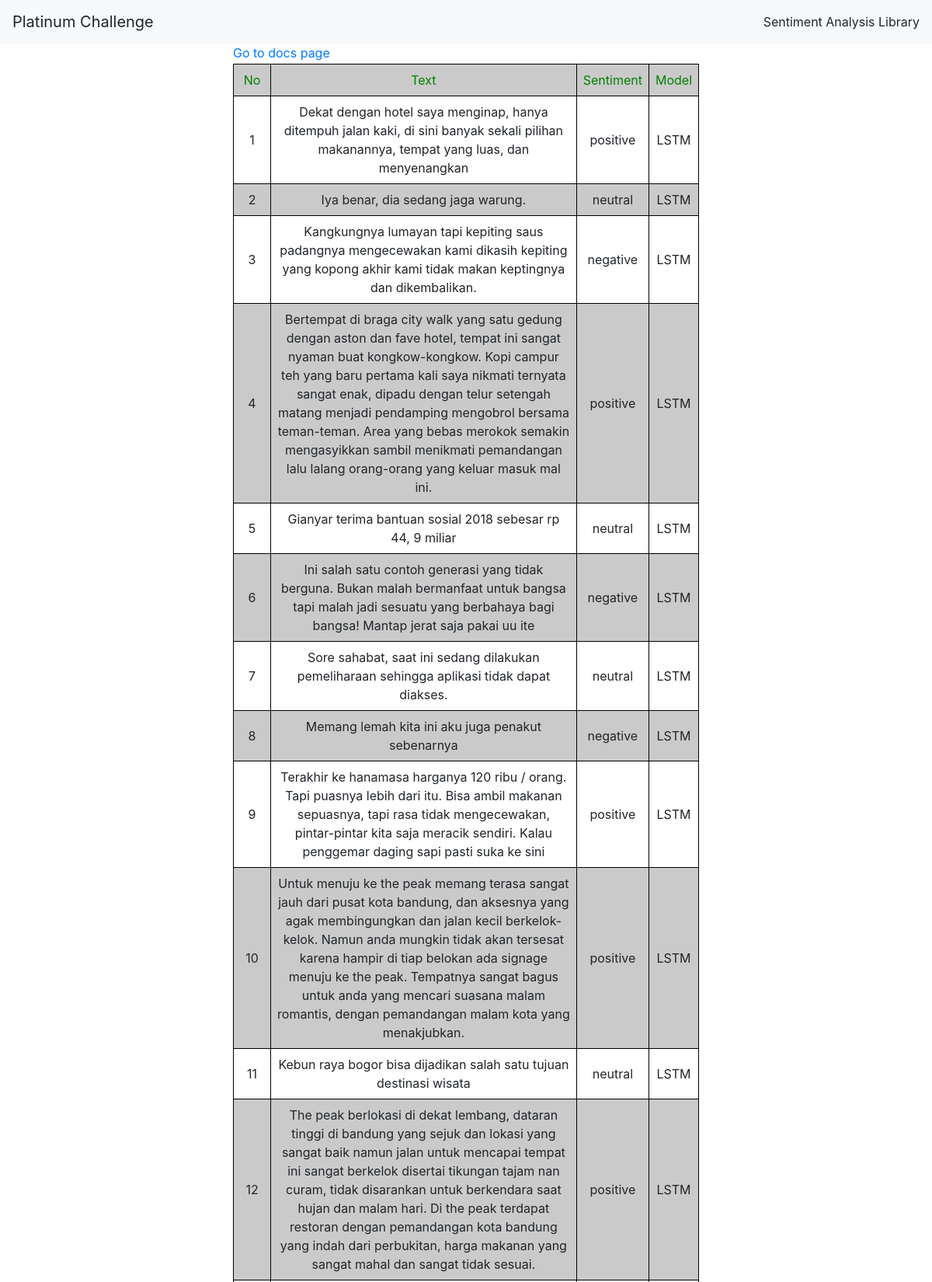
The page / (upper part) on the database its author committed.
### tables this page shows
CREATE TABLE sentiment_analysis_library (id INTEGER PRIMARY KEY AUTOINCREMENT, text varchar(255), sentiment varchar(255), tipe varchar(255));

### .ipynb_checkpoints/main-checkpoint.py (the view)
@app.route('/')
def home():
    conn = db_connection()
    posts = conn.execute('SELECT * FROM sentiment_analysis_library').fetchall()
    conn.close()
    return render_template("index.html", posts=posts)

### .ipynb_checkpoints/main-checkpoint.py (called while the page is built)
def db_connection():
    conn = sqlite3.connect('sql.db', check_same_thread=False)
    c = conn.cursor()
    conn.execute('''CREATE TABLE IF NOT EXISTS sentiment_analysis_library (id INTEGER PRIMARY KEY AUTOINCREMENT, text varchar(255), sentiment varchar(255), tipe varchar(255));''')
    conn.row_factory = sqlite3.Row
    return conn

### templates/index.html (shortened to what this page needs)
<!DOCTYPE html>
<html lang="en">
  <head>
    <link rel="stylesheet" href="https://cdn.jsdelivr.net/npm/bootstrap@4.0.0/dist/css/bootstrap.min.css" />
  </head>
  <body>
    <nav class="navbar navbar-light bg-light justify-content-between">
      <a class="navbar-brand">Platinum Challenge</a>
      <form class="form-inline my-2 my-lg-0">Sentiment Analysis Library</form>
    </nav>
    <div class="content">
      <a type="button" href="http://127.0.0.1:5000/docs/">Go to docs page</a>
      <table style="text-align: center">
        <th>
          <tr style="color: green">
            <td>No</td>
            <td>Text</td>
            <td>Sentiment</td>
            <td>Model</td>
          </tr>
        </th>
        {% set count = namespace(value=1) %}
        {%for i in posts%}
        <tr>
          <td>{{count.value}}</td>
          <td>{{i['text']}}</td>
          <td>{{i['sentiment']}}</td>
          <td>{{i['tipe']}}</td>
        </tr>
        {% set count.value = count.value + 1 %} {%endfor%}
      </table>
    </div>
  </body>
</html>

### templates/index.html (style rules this page uses)
.content { max-width: 600px; margin: auto; }
tr:nth-of-type(2n) { border: 1px solid black; background-color: rgba(150, 150, 150, 0.5); }
td { padding: 8px 8px; border: 1px solid black; }

### rows shown on the page
sentiment_analysis_library: value "1", text "Dekat dengan hotel saya menginap, hanya ditempuh jalan kaki, di sini banyak sekali pilihan makanannya, tempat yang luas, dan menyenangkan", sentiment "positive", tipe "LSTM"
sentiment_analysis_library: value "2", text "Iya benar, dia sedang jaga warung.", sentiment "neutral", tipe "LSTM"
sentiment_analysis_library: value "3", text "Kangkungnya lumayan tapi kepiting saus padangnya mengecewakan kami dikasih kepiting yang kopong akhir kami tidak makan keptingnya dan dikembalikan.", sentiment "negative", tipe "LSTM"
sentiment_analysis_library: value "4", text "Bertempat di braga city walk yang satu gedung dengan aston dan fave hotel, tempat ini sangat nyaman buat kongkow-kongkow. Kopi campur teh yang baru pertama kali saya nikmati ternyata sangat enak, dipadu dengan telur setengah matang menjadi pendamping mengobrol bersama teman-teman. Area yang bebas merokok semakin mengasyikkan sambil menikmati pemandangan lalu lalang orang-orang yang keluar masuk mal ini.", sentiment "positive", tipe "LSTM"
sentiment_analysis_library: value "5", text "Gianyar terima bantuan sosial 2018 sebesar rp 44, 9 miliar", sentiment "neutral", tipe "LSTM"
sentiment_analysis_library: value "6", text "Ini salah satu contoh generasi yang tidak berguna. Bukan malah bermanfaat untuk bangsa tapi malah jadi sesuatu yang berbahaya bagi bangsa! Mantap jerat saja pakai uu ite", sentiment "negative", tipe "LSTM"
sentiment_analysis_library: value "7", text "Sore sahabat, saat ini sedang dilakukan pemeliharaan sehingga aplikasi tidak dapat diakses.", sentiment "neutral", tipe "LSTM"
sentiment_analysis_library: value "8", text "Memang lemah kita ini aku juga penakut sebenarnya", sentiment "negative", tipe "LSTM"
sentiment_analysis_library: value "9", text "Terakhir ke hanamasa harganya 120 ribu / orang. Tapi puasnya lebih dari itu. Bisa ambil makanan sepuasnya, tapi rasa tidak mengecewakan, pintar-pintar kita saja meracik sendiri. Kalau penggemar daging sapi pasti suka ke sini", sentiment "positive", tipe "LSTM"
sentiment_analysis_library: value "10", text "Untuk menuju ke the peak memang terasa sangat jauh dari pusat kota bandung, dan aksesnya yang agak membingungkan dan jalan kecil berkelok-kelok. Namun anda mungkin tidak akan tersesat karena hampir di tiap belokan ada signage menuju ke the peak. Tempatnya sangat bagus untuk anda yang mencari suasana malam romantis, dengan pemandangan malam kota yang menakjubkan.", sentiment "positive", tipe "LSTM"
sentiment_analysis_library: value "11", text "Kebun raya bogor bisa dijadikan salah satu tujuan destinasi wisata", sentiment "neutral", tipe "LSTM"
sentiment_analysis_library: value "12", text "The peak berlokasi di dekat lembang, dataran tinggi di bandung yang sejuk dan lokasi yang sangat baik namun jalan untuk mencapai tempat ini sangat berkelok disertai tikungan tajam nan curam, tidak disarankan untuk berkendara saat hujan dan malam hari. Di the peak terdapat restoran dengan pemandangan kota bandung yang indah dari perbukitan, harga makanan yang sangat mahal dan sangat tidak sesuai.", sentiment "positive", tipe "LSTM"
